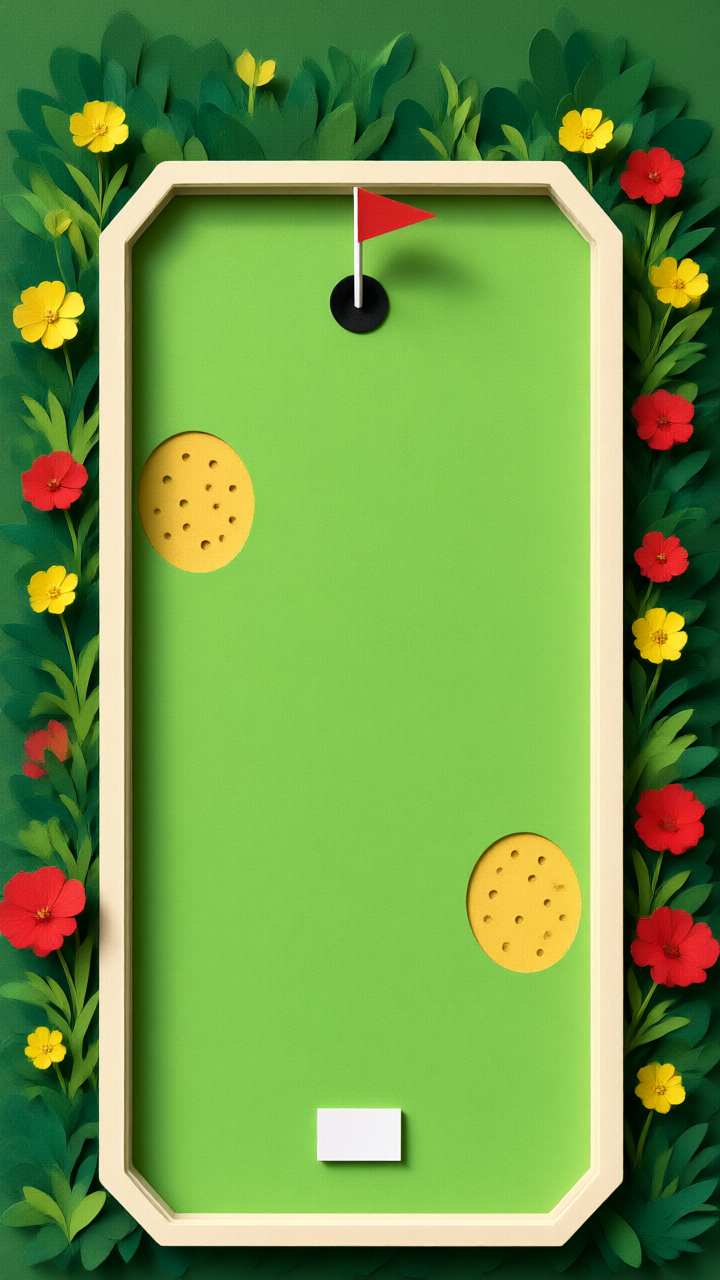
#> input picture art/game/holes/art_01.png, 720 x 1280 px
$ python pack.py ../holes/art_01.png
#> lines starting #> are read from the running program, lines starting #| are printed output that depends on the picture
### art/game/tools/holes.py
"""The holes, in one place: geometry for the physics, the colour-coded guide that local AI repaints into the paper
page, and the C++ data the game runs on.

    python holes.py            # writes art/game/holes/guide_NN.png and firmware/lib/game/src/course_data.cpp
    python holes.py --overlay  # also draws each hole's rails and zones over its picked art (art/game/holes/check_NN.png)

Coordinates are screen pixels on the 135x240 portrait screen; y grows down. The top 24 px stay clear of the course
for the HUD tabs. Rails run along the edges of `green` and of each `island`; the drawn rail is 6 px wide, centred on
the edge, and the physics keeps the ball's centre ballR + 3 px from the edge.
"""
import math
import sys
from pathlib import Path

from PIL import Image, ImageDraw

HERE = Path(__file__).resolve().parent
ROOT = HERE.parents[2]
OUT_DIR = HERE.parent / "holes"
CPP = ROOT / "firmware" / "lib" / "game" / "src" / "course_data.cpp"

W, H = 135, 240
S = 16 / 3  # guide pixels per screen pixel (720x1280)

# Surface codes (course.h)
FELT, SAND, WATER, ICE, SLOPE0, OUT = 0, 1, 2, 3, 4, 12

# Animal art, in the order of the sprite table (tools/pack.py reads this list too).
ANIMALS = ["tortoise", "rabbit", "hedgehog", "frog", "duck", "beaver", "penguin", "seal", "polarbear"]
HABITATS = [("Meadow", (230, 64, 52)), ("Pond", (236, 110, 160)), ("Arctic", (200, 40, 70))]

# Guide colours: what each colour becomes is spelled out in the habitat's repaint prompt.
G_OUTSIDE = (38, 104, 48)
G_FELT = (96, 196, 84)
G_RAIL = (244, 236, 214)
G_SAND = (236, 204, 132)
G_WATER = (58, 132, 222)
G_ICE = (196, 230, 246)
G_HILL = [(120, 210, 100), (146, 222, 120), (172, 234, 142)]  # contour layers, outer to inner
G_BUMPER = (140, 140, 140)
G_CUP = (20, 20, 20)
G_FLAG = (230, 40, 40)
G_TEE = (250, 250, 250)


def ellipse(cx, cy, rx, ry):
    return ("ellipse", cx, cy, rx, ry)


def poly(*pts):
    return ("poly", list(pts))


# --- The holes ----------------------------------------------------------------------------------------------------
# zones: (kind, shape) painted in order; kind is "sand", "water", "ice", "felt" (e.g. a bridge) or ("hill", +1/-1)
# for a raised hill (pushes out) or a dip (pulls in), drawn as paper contour layers.
# animals: (kind, motion, radius, speed, [points]); motion is walk, hop, pop or sleep.

HOLES = [
    dict(
        name="Tortoise Trot", par=2, habitat=0, unlock=0,
        green=[(30, 234), (105, 234), (115, 224), (115, 46), (105, 34), (30, 34), (20, 46), (20, 224)],
        tee=(67, 216), cup=(67, 58),
        zones=[("sand", ellipse(36, 96, 11, 13)), ("sand", ellipse(99, 172, 11, 13))],
        animals=[("tortoise", "walk", 9, 9, [(38, 132), (96, 132)])],
        fact="Giant tortoises\ncan live for more\nthan 150 years!",
    ),
    dict(
        name="Bunny Bend", par=3, habitat=0, unlock=0,
        green=[(72, 234), (116, 234), (116, 42), (106, 32), (28, 32), (18, 42), (18, 84), (28, 94), (64, 94),
               (72, 104)],
        tee=(94, 216), cup=(36, 58),
        zones=[("sand", ellipse(100, 58, 10, 13)), (("hill", 1), ellipse(94, 160, 15, 15))],
        animals=[("rabbit", "hop", 8, 5, [(56, 64), (86, 74), (94, 112)])],
        fact="A rabbit's teeth\nnever stop\ngrowing!",
    ),
    dict(
        name="Hedgehog Hill", par=3, habitat=0, unlock=0,
        green=[(26, 234), (110, 234), (120, 222), (120, 132), (112, 112), (112, 44), (102, 32), (34, 32),
               (24, 44), (24, 112), (16, 132), (16, 222)],
        tee=(68, 218), cup=(68, 50),
        zones=[("water", ellipse(33, 180, 9, 17)), ("sand", ellipse(98, 70, 9, 10)),
               (("hill", 1), ellipse(68, 104, 19, 17))],
        animals=[("hedgehog", "walk", 8, 12, [(40, 150), (98, 150)])],
        fact="A hedgehog has\nabout 6,000\nspines!",
    ),
]

# --- Geometry helpers ---------------------------------------------------------------------------------------------


# [69 lines left out: functions shape_contains, point_in_poly, surface_map, rle, segments, not called in this run]


# --- Guide image --------------------------------------------------------------------------------------------------


def sc(pts):
    return [(x * S, y * S) for x, y in pts]


# [54 lines left out: functions draw_shape, guide, overlay, not called in this run]


# --- C++ ----------------------------------------------------------------------------------------------------------


def cstr(s):
    return '"' + s.replace("\\", "\\\\").replace('"', '\\"').replace("\n", "\\n") + '"'


# [42 lines left out: function write_cpp, not called in this run]


# --- Repaint prompts (the prompt spine in art/game/design/DESIGN.md) ------------------------------------------------

HABITAT_WORDS = {
    0: dict(scene="in a spring meadow",
            outside="layers of deep green paper cut into leafy bushes, grass tufts, yellow buttercups and red poppies",
            course="a sheet of bright spring-green card"),
    1: dict(scene="beside a pond",
            outside="layers of teal and blue paper water with cut-paper lily pads, reeds and pink water lilies",
            course="a sheet of bright spring-green card"),
    2: dict(scene="on the Arctic ice",
            outside="layers of deep blue paper sea with white cut-paper ice floes and paper snowflakes",
            course="a sheet of pale icy-blue card"),
}


# [38 lines left out: functions prompt, main, not called in this run]


# [2 lines that do not run on import are left out]

### art/game/tools/pack.py
"""Packs the game's art into C arrays compiled into the firmware (no filesystem upload).

    python pack.py              # writes firmware/lib/game/src/assets.h and assets_data.cpp, prints sizes
    python pack.py --specimen   # also writes art/game/design/type_specimen.png at true size and 3x (not committed)

Inputs (art/game/):
  holes/art_NN.png     the picked page for hole NN (720x1280); falls back to holes/guide_NN.png
  sprites/<name>.png   RGBA sprites; animals are sprites/animal_<kind>.png in holes.ANIMALS order
  fonts/*.ttf          Fraunces and Nunito (OFL)

Formats (gfx.h): hole pages are 8-bit indexed with a 256-colour swapped-565 palette, LZ-packed; sprites are
swapped-565 plus an 8-bit alpha plane; fonts are 4-bit antialiased glyphs for ASCII 32..126.
"""
import sys
from pathlib import Path

from PIL import Image, ImageDraw, ImageFilter, ImageFont

sys.path.insert(0, str(Path(__file__).resolve().parent))
import holes  # noqa: E402

ART = Path(__file__).resolve().parents[1]
SRC = ART.parents[1] / "firmware" / "lib" / "game" / "src"
W, H = 135, 240

FRAUNCES = ART / "fonts" / "Fraunces[SOFT,WONK,opsz,wght].ttf"
NUNITO = ART / "fonts" / "Nunito[wght].ttf"
# name, file, pixel size, axes
FONTS = [
    ("kFontBig", FRAUNCES, 30, {"opsz": 72, "wght": 900, "SOFT": 100, "WONK": 0}),
    ("kFontTitle", FRAUNCES, 19, {"opsz": 36, "wght": 800, "SOFT": 100, "WONK": 0}),
    ("kFontBody", NUNITO, 13, {"wght": 800}),
    ("kFontSmall", NUNITO, 10, {"wght": 900}),
]

# Sprite sizes on screen (height in pixels).
ANIMAL_H = {"tortoise": 22, "rabbit": 24, "hedgehog": 20, "frog": 20, "duck": 22, "beaver": 24, "penguin": 24,
            "seal": 20, "polarbear": 30}


def swap565(r, g, b):
    v = ((r & 0xF8) << 8) | ((g & 0xFC) << 3) | (b >> 3)
    return ((v >> 8) | (v << 8)) & 0xFFFF


def carray(name, ctype, values, per=16, fmt="{}"):
    lines = [f"const {ctype} {name}[] = {{"]
    for i in range(0, len(values), per):
        lines.append("    " + ", ".join(fmt.format(v) for v in values[i:i + per]) + ",")
    lines.append("};")
    return lines


# --- LZ: 0nnnnnnn = n+1 literals; 1nnnnnnn lo hi = copy n+3 from distance ---------------------------------------


def lz(data):
    out = bytearray()
    lits = bytearray()
    table = {}
    i, n = 0, len(data)

    def flush():
        nonlocal lits
        while lits:
            chunk = lits[:128]
            out.append(len(chunk) - 1)
            out.extend(chunk)
            lits = lits[128:]

    while i < n:
        best_len, best_d = 0, 0
        if i + 3 <= n:
            key = bytes(data[i:i + 3])
            for p in reversed(table.get(key, [])[-48:]):
                d = i - p
                if d > 65535:
                    break
                L = 3
                while L < 130 and i + L < n and data[p + L] == data[i + L]:
                    L += 1
                if L > best_len:
                    best_len, best_d = L, d
                    if L == 130:
                        break
        if best_len >= 3:
            flush()
            out += bytes([0x80 | (best_len - 3), best_d & 0xFF, best_d >> 8])
            for k in range(best_len):
                if i + k + 3 <= n:
                    table.setdefault(bytes(data[i + k:i + k + 3]), []).append(i + k)
            i += best_len
        else:
            if i + 3 <= n:
                table.setdefault(bytes(data[i:i + 3]), []).append(i)
            lits.append(data[i])
            i += 1
    flush()
    return bytes(out)


def unlz(packed, total):
    out = bytearray()
    i = 0
    while i < len(packed) and len(out) < total:
        t = packed[i]
        i += 1
        if t & 0x80:
            L, d = (t & 0x7F) + 3, packed[i] | (packed[i + 1] << 8)
            i += 2
            for _ in range(L):
                out.append(out[-d])
        else:
            out += packed[i:i + t + 1]
            i += t + 1
    return bytes(out)


# --- Hole pages ---------------------------------------------------------------------------------------------------


def page_small(path):
    im = Image.open(path).convert("RGB").resize((W, H), Image.LANCZOS)
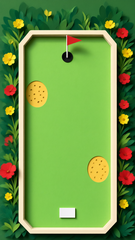
#> im: PIL image 135x240 RGB; mean R, G, B 110.4, 151.6, 70.8
    return im.filter(ImageFilter.UnsharpMask(radius=0.8, percent=60, threshold=2))


def pack_page(im, name):
#> called with name = 'kPage0'
    q = im.quantize(256, method=Image.Quantize.MEDIANCUT, dither=Image.Dither.FLOYDSTEINBERG)
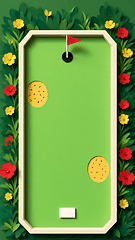
#> q: PIL image 135x240 P; mean R, G, B 110.4, 151.6, 71.4
    pal = q.getpalette()[:768]
#> pal = 768 values, max 255 at index 0, min 0 at index 750, mean 110.5
    pal += [0] * (768 - len(pal))
    idx = q.tobytes()
    packed = lz(idx)
    assert unlz(packed, W * H) == idx, "LZ round trip failed"
    colours = [swap565(pal[3 * k], pal[3 * k + 1], pal[3 * k + 2]) for k in range(256)]
#> colours = 256 values, max 65023 at index 0, min 0 at index 253, mean 27999.8
    lines = carray(f"{name}Pal", "uint16_t", colours, 16, "0x{:04X}")
#> the loop in carray, `for i in range(0, len(values), per):` made 16 passes
#> i on passes 2 to 13: 16, 32, 48, 64, 80, 96, 112, 128, 144, 160, 176, 192
#> after the loop in carray, `for i in range(0, len(values), per):`: lines = 17 items
#> lines = 18 items
    lines += carray(f"{name}Data", "uint8_t", list(packed), 24)
#> the loop in carray (call 2), `for i in range(0, len(values), per):` made 1178 passes
#> i on passes 2 to 4: 24, 48, 72
#> lines = 1198 items
    return lines, len(packed) + 512


# --- Sprites ------------------------------------------------------------------------------------------------------


# [109 lines left out: functions sprite_from, pack_sprite, placeholder_sprite, load_font, pack_font, specimen, not called in this run]


def main():
    if "--specimen" in sys.argv:
        specimen()
    total = 0
    L = ["// Generated by art/game/tools/pack.py from the art in art/game/. Do not edit.",
         "// Fonts: Fraunces and Nunito (SIL Open Font License, art/game/fonts/OFL-*.txt).",
         "// Art: Qwen-Image 2.1 (Qwen Research License, non-commercial; not under this repo's MIT licence), art/game/.",
         '#include "assets.h"', "", "namespace game {", "", "namespace {", ""]
    # Hole pages.
    pages = []
    for n in range(len(holes.HOLES)):
        art = ART / "holes" / f"art_{n + 1:02d}.png"
        src = art if art.exists() else ART / "holes" / f"guide_{n + 1:02d}.png"
        lines, size = pack_page(page_small(src), f"kPage{n}")
#> lines = 1198 items; size = 28766
        L += lines
#> L = 1207 items
        pages.append(n)
        total += size
#> total = 28766
        print(f"hole {n + 1}: {src.name} -> {size} bytes")
#| hole 1: art_01.png -> 28766 bytes
#> pass 2 of the loop in main, `for n in range(len(holes.HOLES)):`:
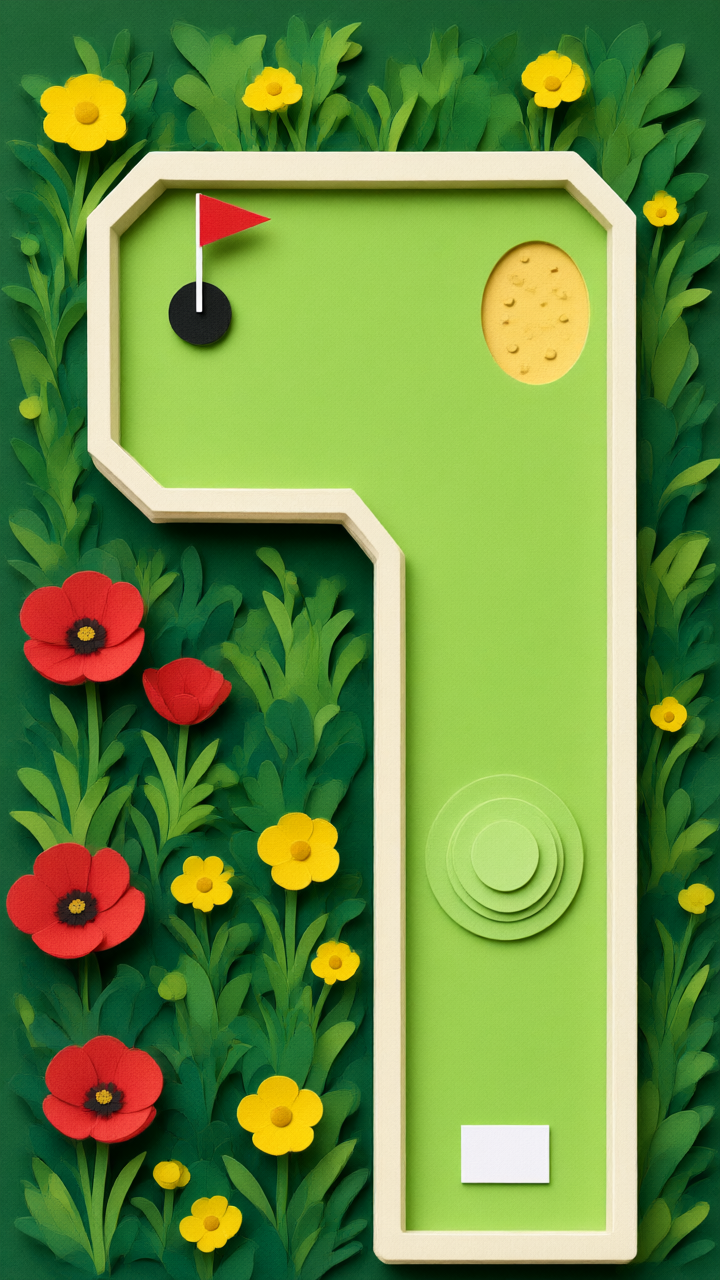
#> input picture art/game/holes/art_02.png, 720 x 1280 px
#> in page_small (call 2), `return im.filter(ImageFilter.UnsharpMask(radius=0.8, percent=60, thres..`:
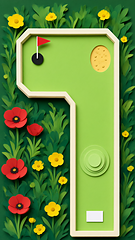
#> returned value: PIL image 135x240 RGB; mean R, G, B 105.6, 140.2, 66.9
#> in pack_page (call 2), `q = im.quantize(256, method=Image.Quantize.MEDIANCUT, dither=Image.Dit..`:
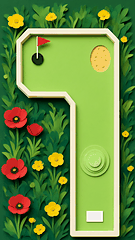
#> q: PIL image 135x240 P; mean R, G, B 105.6, 140.4, 66.9
#> pal = 768 values, max 255 at index 0, min 0 at index 681, mean 103.3
#> colours = 256 values, max 65279 at index 0, min 0 at index 255, mean 32664.1
#> in pack_page (call 2), `lines = carray(f"{name}Pal", "uint16_t", colours, 16, "0x{:04X}")`: lines = 18 items
#> in pack_page (call 2), `lines += carray(f"{name}Data", "uint8_t", list(packed), 24)`: lines = 1235 items
#> in main, `lines, size = pack_page(page_small(src), f"kPage{n}")`: size = 29670
#> L = 2442 items
#> total = 58436
#| hole 2: art_02.png -> 29670 bytes
    # Animals.
    animal_dims = []
    for kind in holes.ANIMALS:
        path = ART / "sprites" / f"animal_{kind}.png"
        h = ANIMAL_H.get(kind, 22)
        if path.exists():
            rgb, a = sprite_from(path, height=h)
        else:
            tmp = ART / "sprites" / "_placeholder.png"
            tmp.parent.mkdir(exist_ok=True)
            placeholder_sprite(kind, h).save(tmp)
            rgb, a = sprite_from(tmp, height=h)
        lines, dims, size = pack_sprite(f"kAnimal_{kind}", rgb, a)
        L += lines
        animal_dims.append((kind, dims))
        total += size
    # Fonts.
    for name, path, size, axes in FONTS:
        lines, sz = pack_font(name, path, size, axes)
        L += lines
        total += sz
        print(f"{name}: {sz} bytes")
    L += ["", "}  // namespace", "", "const gfx::Packed kHoleArt[] = {"]
    for n in pages:
        L.append(f"    {{{W}, {H}, kPage{n}Pal, kPage{n}Data, sizeof(kPage{n}Data)}},")
    L += ["};", "", "const gfx::Image kAnimalArt[] = {"]
    for kind, (w, h) in animal_dims:
        L.append(f"    {{{w}, {h}, kAnimal_{kind}Px, kAnimal_{kind}A}},")
    L += ["};", "", "}  // namespace game", ""]
    (SRC / "assets_data.cpp").write_text("\n".join(L), encoding="utf-8")

    hdr = ["// Generated by art/game/tools/pack.py. Do not edit.", "#pragma once", "", '#include "gfx.h"', "",
           "namespace game {", "", "extern const gfx::Packed kHoleArt[];   // one per hole",
           "extern const gfx::Image kAnimalArt[];   // by animal kind:"]
    hdr += [f"//   {i} {k}" for i, k in enumerate(holes.ANIMALS)]
    hdr += [f"extern const gfx::Font {n};" for n, *_ in FONTS]
    hdr += ["", "}  // namespace game", ""]
    (SRC / "assets.h").write_text("\n".join(hdr), encoding="utf-8")
    print(f"total art: {total / 1024:.1f} KB")


if __name__ == "__main__":
#> (the run stopped early here; a loop or call above may not have finished)
